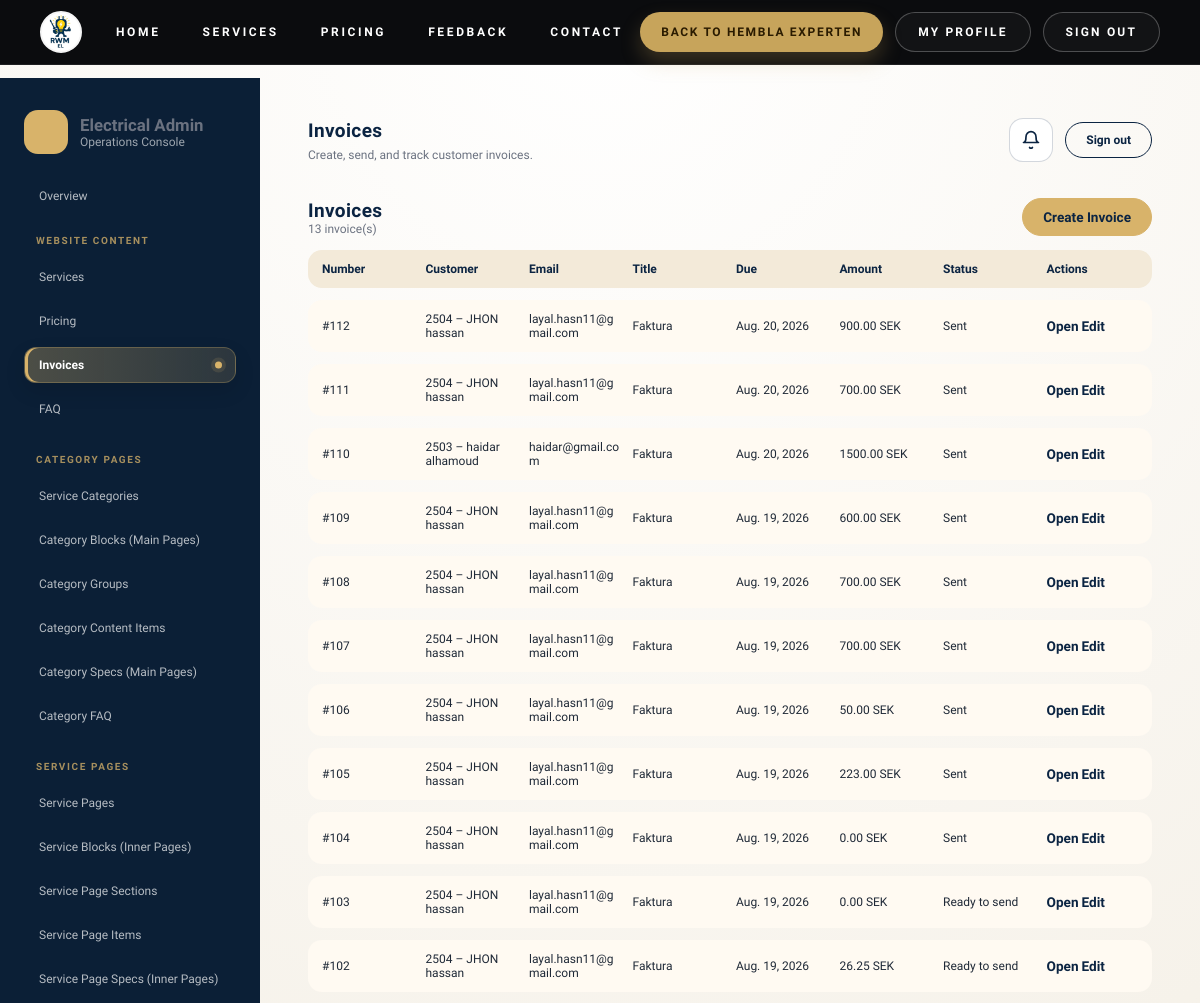
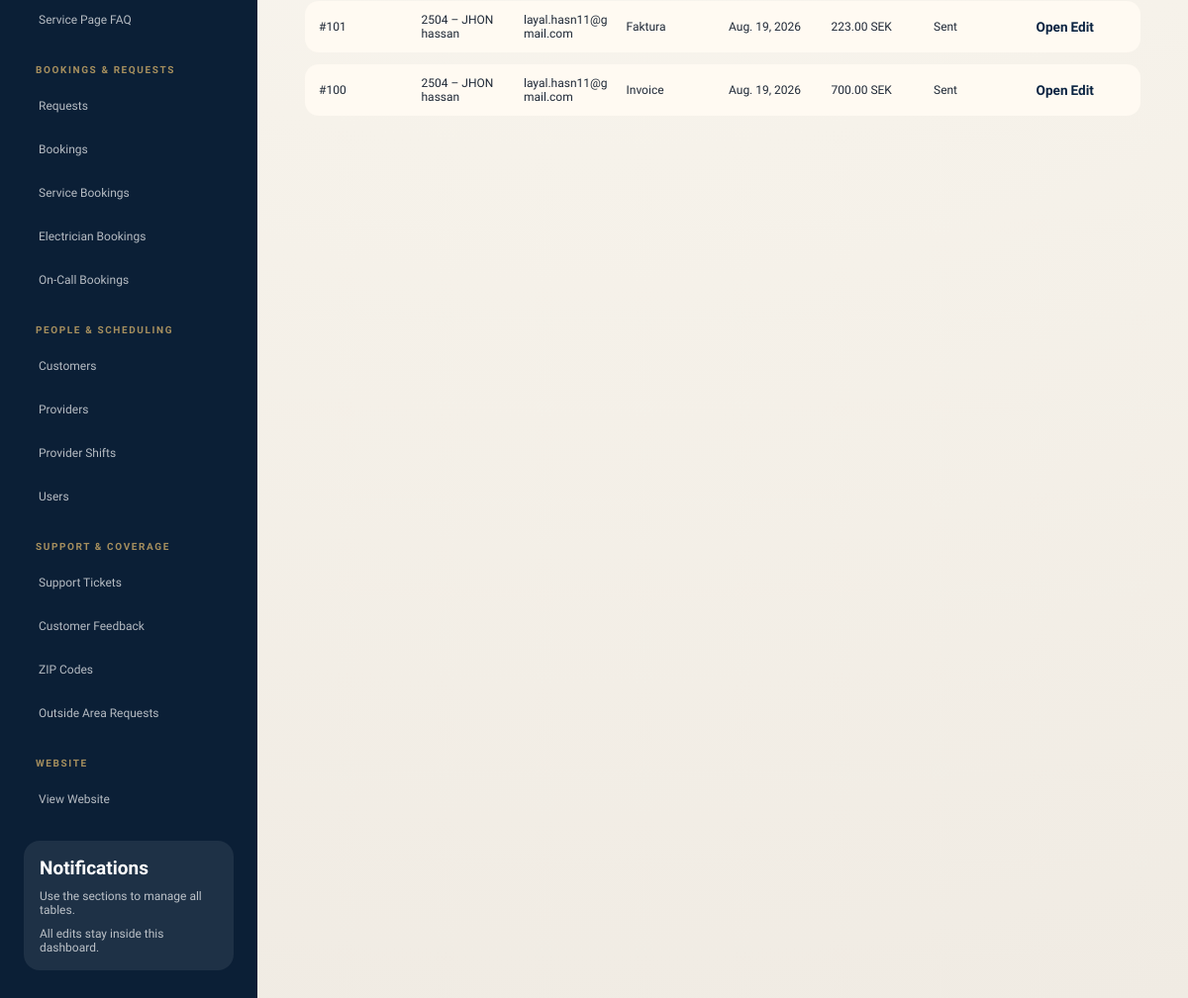
Page /dashboard/invoices/ (signed in) on the committed database (2 pictures, top to bottom).
### electricity/models.py (models this page shows, shortened)
class Invoice(models.Model):
    class InvoiceType(models.TextChoices):
        STANDARD = "standard", "Standard invoice"
        ROT = "rot", "ROT invoice"
        MATERIAL = "material", "Material invoice"
        LABOUR = "labour", "Labour invoice"
        PART = "part", "Part invoice"
        CREDIT = "credit", "Credit invoice"
    class Status(models.TextChoices):
        DRAFT = "draft", "Draft"
        READY = "ready", "Ready to send"
        SENT = "sent", "Sent"
        VIEWED = "viewed", "Viewed"
        PARTIALLY_PAID = "partially_paid", "Partially paid"
        PAID = "paid", "Paid"
        OVERDUE = "overdue", "Overdue"
        CANCELLED = "cancelled", "Cancelled"
        CREDITED = "credited", "Credited"
    customer = models.ForeignKey(CustomerProfile, on_delete=models.PROTECT, related_name="invoices")
    recipient_email = models.EmailField(blank=True)
    invoice_number = models.PositiveIntegerField(unique=True, null=True, blank=True)
    title = models.CharField(max_length=160, default="Faktura")
    invoice_date = models.DateField(default=timezone.localdate)
    due_date = models.DateField(null=True, blank=True)
    payment_terms_days = models.PositiveSmallIntegerField(default=20)
    invoice_type = models.CharField(max_length=20, choices=InvoiceType.choices, default=InvoiceType.STANDARD)
    part_number = models.PositiveSmallIntegerField(null=True, blank=True)
    part_total = models.PositiveSmallIntegerField(null=True, blank=True)
    status = models.CharField(max_length=20, choices=Status.choices, default=Status.DRAFT)
    reference = models.CharField(max_length=120, blank=True)
    work_address = models.CharField(max_length=240, blank=True)
    currency = models.CharField(max_length=10, default="SEK")
    discount_type = models.CharField(
        max_length=12, choices=(("none", "None"), ("fixed", "Fixed amount"), ("percent", "Percentage")), default="none"
    )
    discount_value = models.DecimalField(max_digits=12, decimal_places=2, default=0)
    rot_enabled = models.BooleanField(default=False)
    rot_percent = models.DecimalField(max_digits=5, decimal_places=2, default=30)
    rot_personal_number = models.CharField(max_length=40, blank=True)
    rot_property_designation = models.CharField(max_length=120, blank=True)
    rot_brf_org_number = models.CharField(max_length=40, blank=True)
    rot_apartment_number = models.CharField(max_length=40, blank=True)
    customer_message = models.TextField(blank=True)
    payment_instructions = models.TextField(blank=True, default="Pay to Bankgiro 5192-1302 and state the invoice number.")
    internal_notes = models.TextField(blank=True)
    additional_terms = models.TextField(blank=True)
    rounding = models.DecimalField(max_digits=8, decimal_places=2, default=0)
    amount_paid = models.DecimalField(max_digits=12, decimal_places=2, default=0)
    subtotal_ex_vat = models.DecimalField(max_digits=12, decimal_places=2, default=0)
    discount_total = models.DecimalField(max_digits=12, decimal_places=2, default=0)
    vat_total = models.DecimalField(max_digits=12, decimal_places=2, default=0)
    rot_total = models.DecimalField(max_digits=12, decimal_places=2, default=0)
    total_inc_vat = models.DecimalField(max_digits=12, decimal_places=2, default=0)
    amount_due = models.DecimalField(max_digits=12, decimal_places=2, default=0)
    consultation_booking = models.OneToOneField(
        "ConsultationBooking", null=True, blank=True, on_delete=models.SET_NULL, related_name="invoice"
    )
    service_booking = models.OneToOneField(
        "ServiceBooking", null=True, blank=True, on_delete=models.SET_NULL, related_name="invoice"
    )
    electrician_booking = models.OneToOneField(
        "ElectricianBooking", null=True, blank=True, on_delete=models.SET_NULL, related_name="invoice"
    )
    on_call_booking = models.OneToOneField(
        "OnCallBooking", null=True, blank=True, on_delete=models.SET_NULL, related_name="invoice"
    )
    sent_at = models.DateTimeField(null=True, blank=True)
    created_at = models.DateTimeField(auto_now_add=True)
    updated_at = models.DateTimeField(auto_now=True)
    class Meta:
        ordering = ["-invoice_number"]

class CustomerProfile(models.Model):
    class AccountType(models.TextChoices):
        PRIVATE = "private", "Private"
        BUSINESS = "business", "Business"
    user = models.OneToOneField(
        "auth.User", on_delete=models.SET_NULL, related_name="customer_profile", null=True, blank=True
    )
    customer_number = models.PositiveIntegerField(unique=True, null=True, blank=True)
    account_type = models.CharField(max_length=20, choices=AccountType.choices, default=AccountType.PRIVATE)
    full_name = models.CharField(max_length=160)
    email = models.EmailField(blank=True)
    phone = models.CharField(max_length=40, blank=True)
    street_address = models.CharField(max_length=200, blank=True)
    city = models.CharField(max_length=80, blank=True)
    postal_code = models.CharField(max_length=20, blank=True)
    country = models.CharField(max_length=60, default="Germany")
    property_type = models.CharField(max_length=40, blank=True)
    property_designation = models.CharField(max_length=120, blank=True)
    interests = models.JSONField(default=list, blank=True)
    personal_id = models.CharField(max_length=40, blank=True)
    company_name = models.CharField(max_length=160, blank=True)
    organization_number = models.CharField(max_length=40, blank=True)
    company_address = models.CharField(max_length=220, blank=True)
    accepted_terms = models.BooleanField(default=False)
    accepted_privacy = models.BooleanField(default=False)
    marketing_opt_in = models.BooleanField(default=False)
    created_at = models.DateTimeField(auto_now_add=True)
    class Meta:
        ordering = ["-created_at"]

### electricity/views.py (the view)
# urls.py: path("dashboard/invoices/", views.dashboard_invoices, name="dashboard_invoices"),
@login_required
def dashboard_invoices(request):
    guard = _dashboard_access_or_redirect(request)
    if guard:
        return guard
    invoices = Invoice.objects.select_related("customer").prefetch_related("lines")
    return render(request, "electricity/dashboard/invoices.html", {"invoices": invoices})

### electricity/templatetags/electricity_extras.py (called while the page is built)
@register.simple_tag
def service_category_pages():
    return ServiceCategoryPage.objects.filter(is_active=True).prefetch_related("service_pages").order_by("order", "name")

@register.simple_tag
def service_menu_groups(category_page):
    grouped = OrderedDict()
    for service_page in category_page.service_pages.filter(is_active=True).order_by("order", "name"):
        key = (service_page.menu_group or "").strip()
        grouped.setdefault(key, [])
        grouped[key].append(service_page)
    return list(grouped.items())

### electricity/views.py (called while the page is built)
def _require_dashboard_access(request):
    user = request.user
    if not user.is_authenticated:
        return False
    if user.is_superuser or user.is_staff:
        return True
    return electricity_admin_site.has_permission(request)

def _dashboard_access_or_redirect(request):
    if _require_dashboard_access(request):
        return None
    return redirect("admin:login")

### electricity/templates/electricity/dashboard/invoices.html
{% extends "electricity/dashboard/base.html" %}
{% block page_title %}Invoices{% endblock %}
{% block page_subtitle %}Create, send, and track customer invoices.{% endblock %}
{% block content %}
<section class="panel">
  <div class="panel-header">
    <div><h2>Invoices</h2><div class="panel-meta">{{ invoices|length }} invoice(s)</div></div>
    <a class="dash-btn primary" href="{% url 'electricity:dashboard_invoice_add' %}">Create Invoice</a>
  </div>
  <div class="panel-table">
    <div class="panel-row panel-row-head">
      <span>Number</span><span>Customer</span><span>Email</span><span>Title</span><span>Due</span><span>Amount</span><span>Status</span><span>Actions</span>
    </div>
    {% for invoice in invoices %}
    <div class="panel-row">
      <span>#{{ invoice.invoice_number }}</span>
      <span>{{ invoice.customer.customer_number }} – {{ invoice.customer.full_name }}</span>
      <span>{{ invoice.recipient_email|default:"No email" }}</span>
      <span>{{ invoice.title }}</span>
      <span>{{ invoice.due_date }}</span>
      <span>{{ invoice.amount_due|floatformat:2 }} {{ invoice.currency }}</span>
      <span>{{ invoice.get_status_display }}</span>
      <span>
        <a class="panel-link" href="{% url 'electricity:dashboard_invoice_detail' invoice.pk %}">Open</a>
        <a class="panel-link" href="{% url 'electricity:dashboard_invoice_edit' invoice.pk %}">Edit</a>
      </span>
    </div>
    {% empty %}<div class="panel-empty">No invoices yet.</div>{% endfor %}
  </div>
</section>
{% endblock %}

### electricity/static/electricity/css/dashboard.css (style rules this page uses)
:root { --navy: #0b2442; --gold: #d8b36a; --cream: #f8f6f1; --ink: #1f2937; --muted: #6b7280; --card: #ffffff; --line: #ece3d6; --surface: #f9f6f0; --shadow-soft: 0 18px 40px rgba(8, 15, 28, 0.08); --shadow-lift: 0 22px 48px rgba(8, 15, 28, 0.12); }
* { box-sizing: border-box; }
body { margin: 0; font-family: "Sora", sans-serif; color: var(--ink); background: radial-gradient(circle at top, #ffffff 0%, #f6f2ea 55%, #f0ebe3 100%); }
.dash-body { min-height: 100vh; }
.dash-btn { border-radius: 999px; padding: 10px 20px; border: 1px solid var(--navy); text-decoration: none; font-weight: 600; background: transparent; cursor: pointer; }
.dash-btn.primary { background: var(--gold); color: var(--navy); border-color: var(--gold); }
.panel-header { display: flex; justify-content: space-between; align-items: center; margin-bottom: 14px; gap: 12px; }
.panel-header h2 { margin: 0; font-size: 1.1rem; color: var(--navy); }
.panel-meta { color: var(--muted); font-size: 0.85rem; }
.panel-header a { font-size: 0.85rem; color: var(--gold); text-decoration: none; }
.panel-table { display: grid; gap: 12px; overflow-x: auto; }
.panel-row { display: flex; justify-content: space-between; align-items: center; padding: 12px 14px; border-radius: 14px; background: #fffaf2; gap: 12px; min-width: 0; }
.panel-row span { flex: 1 1 0; min-width: 0; overflow-wrap: anywhere; word-break: break-word; }
.panel-row-head span { font-weight: 600; }
.panel-row-head { background: #f3ead9; font-weight: 600; color: var(--navy); text-transform: capitalize; }
.panel-link { font-size: 0.85rem; text-decoration: none; color: var(--navy); font-weight: 600; }

### electricity/static/electricity/css/global_header.css (style rules this page uses)
:root { --rwmh-height: 64px; --rwmh-item-height: 40px; }
body.electricity-body, body.dash-body { padding-top: var(--rwmh-height); }

### electricity/static/electricity/css/typography.css (style rules this page uses)
:root { --site-type-hero: 30px; --site-type-heading: 19px; --site-type-body: 12px; }
body, p, li, label, input, textarea, select, button, td, th, .btn, .booking-description, .booking-step-label, .booking-step-note, .admin-login-subtitle, .admin-login-note, .brand-sub, .landing-subtitle, .landing-kicker, .landing-note, .hero-subtitle, .hero-kicker, .hero-note, .about-hero-subtitle, .contact-hero-quote, .oncall-subtitle, .support-subtitle, .panel-meta, .dash-subtitle, .terms-hero p, .faq-hero p, .thankyou-card p, .thankyou-note, .site-announcement__text, .site-announcement__badge, .rwm-egh-link, .rwm-egh-btn, .landing-cta { font-size: var(--site-type-body) !important; }
h1, h2, h3, h4, .booking-title, .section-header h2, .panel-header h2, .dash-card-title, .terms-info-title, .terms-glass-title, .contact-meta-title, .side-title { font-size: var(--site-type-heading) !important; }

### rows in the picture
Invoice: invoice_number "112", customer.customer_number "2504", customer.full_name "JHON hassan", recipient_email "layal.hasn11@gmail.com", title "Faktura", due_date "Aug. 20, 2026", amount_due "900.00", currency "SEK", status "Sent"
Invoice: invoice_number "111", customer.customer_number "2504", customer.full_name "JHON hassan", recipient_email "layal.hasn11@gmail.com", title "Faktura", due_date "Aug. 20, 2026", amount_due "700.00", currency "SEK", status "Sent"
Invoice: invoice_number "110", customer.customer_number "2503", customer.full_name "haidar alhamoud", recipient_email "haidar@gmail.com", title "Faktura", due_date "Aug. 20, 2026", amount_due "1500.00", currency "SEK", status "Sent"
Invoice: invoice_number "109", customer.customer_number "2504", customer.full_name "JHON hassan", recipient_email "layal.hasn11@gmail.com", title "Faktura", due_date "Aug. 19, 2026", amount_due "600.00", currency "SEK", status "Sent"
Invoice: invoice_number "108", customer.customer_number "2504", customer.full_name "JHON hassan", recipient_email "layal.hasn11@gmail.com", title "Faktura", due_date "Aug. 19, 2026", amount_due "700.00", currency "SEK", status "Sent"
Invoice: invoice_number "107", customer.customer_number "2504", customer.full_name "JHON hassan", recipient_email "layal.hasn11@gmail.com", title "Faktura", due_date "Aug. 19, 2026", amount_due "700.00", currency "SEK", status "Sent"
Invoice: invoice_number "106", customer.customer_number "2504", customer.full_name "JHON hassan", recipient_email "layal.hasn11@gmail.com", title "Faktura", due_date "Aug. 19, 2026", amount_due "50.00", currency "SEK", status "Sent"
Invoice: invoice_number "105", customer.customer_number "2504", customer.full_name "JHON hassan", recipient_email "layal.hasn11@gmail.com", title "Faktura", due_date "Aug. 19, 2026", amount_due "223.00", currency "SEK", status "Sent"
Invoice: invoice_number "104", customer.customer_number "2504", customer.full_name "JHON hassan", recipient_email "layal.hasn11@gmail.com", title "Faktura", due_date "Aug. 19, 2026", amount_due "0.00", currency "SEK", status "Sent"
Invoice: invoice_number "103", customer.customer_number "2504", customer.full_name "JHON hassan", recipient_email "layal.hasn11@gmail.com", title "Faktura", due_date "Aug. 19, 2026", amount_due "0.00", currency "SEK", status "Ready to send"
Invoice: invoice_number "102", customer.customer_number "2504", customer.full_name "JHON hassan", recipient_email "layal.hasn11@gmail.com", title "Faktura", due_date "Aug. 19, 2026", amount_due "26.25", currency "SEK", status "Ready to send"
Invoice: invoice_number "101", customer.customer_number "2504", customer.full_name "JHON hassan", recipient_email "layal.hasn11@gmail.com", title "Faktura", due_date "Aug. 19, 2026", amount_due "223.00", currency "SEK", status "Sent"
Invoice: invoice_number "100", customer.customer_number "2504", customer.full_name "JHON hassan", recipient_email "layal.hasn11@gmail.com", title "Invoice", due_date "Aug. 19, 2026", amount_due "700.00", currency "SEK", status "Sent"

### other values in the picture
{{ invoices|length }} "13"
